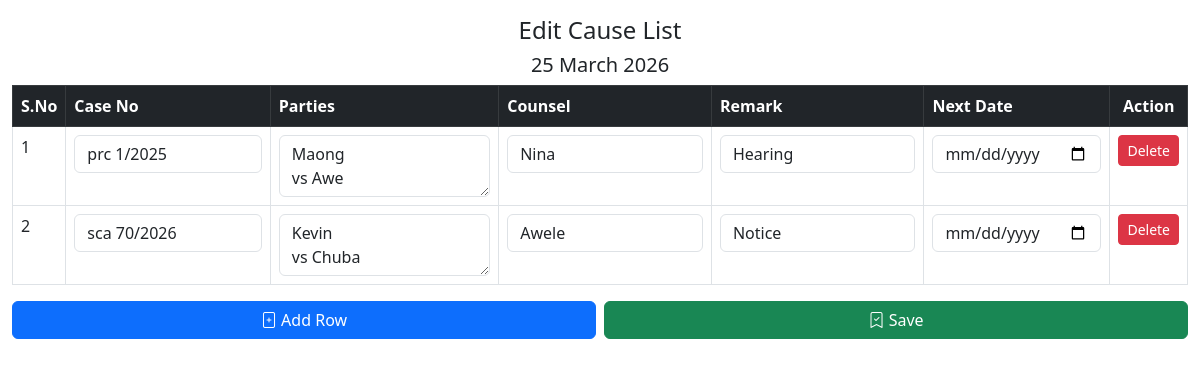
The app's page /edit.php?cause_date=2026-03-25 (signed in) with its own data.
### tables this page shows
CREATE TABLE `causelist_db` (
  `id` int(11) NOT NULL,
  `cause_date` date NOT NULL,
  `case_no` varchar(128) NOT NULL,
  `parties` text NOT NULL,
  `counsel` varchar(128) NOT NULL,
  `remark` varchar(128) NOT NULL,
  `next_date` date DEFAULT NULL,
  `court_name` varchar(50) NOT NULL
);

### edit.php (the view, shortened to what this page needs)
<?php
$court_name = $_SESSION['court_name'] ?? '';
require 'config/db.php';
require "includes/header.php";
$date = $_GET['cause_date'] ?? '';
$sql = "SELECT * FROM causelist_db WHERE cause_date = ? AND court_name = ?";
$stmt = mysqli_prepare($conn, $sql);
mysqli_stmt_bind_param($stmt, "ss", $date, $court_name);
mysqli_stmt_execute($stmt);
$result = mysqli_stmt_get_result($stmt);
$rows = mysqli_fetch_all($result, MYSQLI_ASSOC);
?>
<div class="container-fluid mt-3">
    <h4 class="text-center">Edit Cause List</h4>
    <h5 class="text-center">
        <?= date("d F Y", strtotime($date)); ?>
    </h5>
    <form action="save.php" method="post">
        <div class="table-responsive">
            <table class="table table-bordered" id="causeTable">
                <thead class="table-dark">
                    <tr>
                        <th>S.No</th>
                        <th>Case No</th>
                        <th>Parties</th>
                        <th>Counsel</th>
                        <th>Remark</th>
                        <th>Next Date</th>
                        <th class="text-center">Action</th>
                    </tr>
                </thead>
                <tbody>
                    <?php $i = 1; ?>
                    <?php foreach ($rows as $row): ?>
                        <tr>
                            <td><?= $i++; ?></td>
                            <td>
                                <input type="text" name="case_no[]" class="form-control" value="<?= htmlspecialchars($row['case_no']); ?>">
                            </td>
                            <td>
                                <textarea name="parties[]" class="form-control" style="min-width: 180px;"><?= htmlspecialchars($row['parties']); ?></textarea>
                            </td>
                            <td>
                                <input type="text" name="counsel[]" class="form-control" value="<?= htmlspecialchars($row['counsel']); ?>">
                            </td>
                            <td>
                                <input type="text" name="remark[]" class="form-control" value="<?= htmlspecialchars($row['remark']); ?>">
                            </td>
                            <td>
                                <input type="date" name="next_date[]" class="form-control" value="<?= htmlspecialchars($row['next_date']); ?>">
                            </td>
                            <td class="text-center">
                                <button type="button" class="btn btn-danger btn-sm" onclick="markDelete(this)">Delete</button>
                            </td>
                        </tr>
                    <?php endforeach; ?>
                </tbody>
            </table>
        </div>
        <div class="row mb-3 g-2 text-center">
            <div class="col-12 col-md-6">
                <button type="button" class="btn btn-primary w-100" onclick="addRow()">
                    <i class="bi bi-file-plus"></i> Add Row
                </button>
            </div>
            <div class="col-12 col-md-6">
                <button type="submit" class="btn btn-success w-100">
                    <i class="bi bi-bookmark-check"></i> Save
                </button>
            </div>
        </div>
    </form>
</div>
<?php require "includes/footer.php"; ?>

### records on screen
causelist_db: case_no "prc 1/2025", parties "Maong vs Awe", counsel "Nina", remark "Hearing"
causelist_db: case_no "sca 70/2026", parties "Kevin vs Chuba", counsel "Awele", remark "Notice"

### other values on screen
date("d F Y", strtotime($date)) "25 March 2026"
